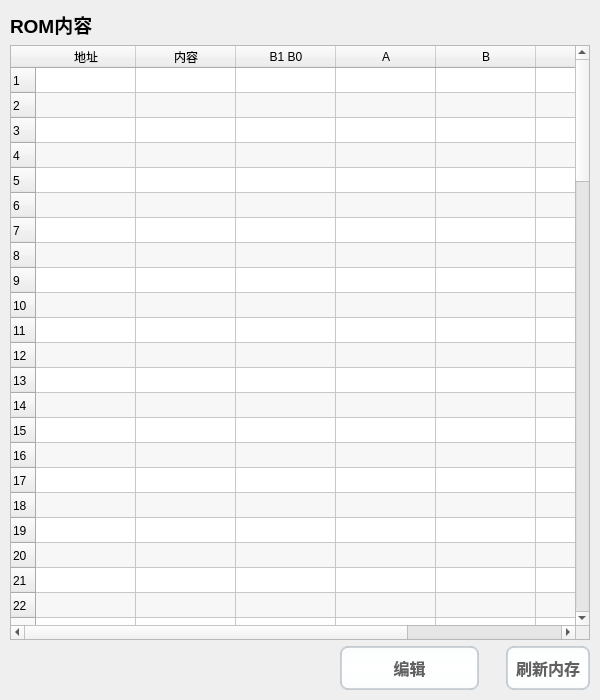
<?xml version="1.0" encoding="UTF-8"?>
<ui version="4.0">
 <class>ROMCheck</class>
 <widget class="QWidget" name="ROMCheck">
  <property name="geometry">
   <rect>
    <x>0</x>
    <y>0</y>
    <width>600</width>
    <height>700</height>
   </rect>
  </property>
  <property name="font">
   <font>
    <pointsize>12</pointsize>
   </font>
  </property>
  <property name="windowTitle">
   <string>ROM内存</string>
  </property>
  <property name="windowIcon">
   <iconset resource="../resource/imagine_res/window_img/win_img.qrc">
    <normaloff>:/win_img/romCheckPannelIcon.png</normaloff>:/win_img/romCheckPannelIcon.png</iconset>
  </property>
  <property name="styleSheet">
   <string notr="true">/*----Pushbotton---*/
QPushButton, QToolButton, QCommandLinkButton{
    padding: 8px 8px;
    border-style: solid;
    border-top-color: qlineargradient(spread:pad, x1:0, y1:0, x2:0, y2:1, stop:0 #c1c9cf, stop:1 #d2d8dd);
    border-right-color: qlineargradient(spread:pad, x1:1, y1:0, x2:0, y2:0, stop:0 #c1c9cf, stop:1 #d2d8dd);
    border-bottom-color: qlineargradient(spread:pad, x1:0, y1:1, x2:0, y2:0, stop:0 #c1c9cf, stop:1 #d2d8dd);
    border-left-color: qlineargradient(spread:pad, x1:0, y1:0, x2:1, y2:0, stop:0 #c1c9cf, stop:1 #d2d8dd);
    border-width: 2px;
    border-radius: 8px;
    color: #616161;
    font-weight: bold;
    background-color: qlineargradient(spread:pad, x1:0.5, y1:0, x2:0.5, y2:1, stop:0 #fbfdfd, stop:0.5 #ffffff, stop:1 #fbfdfd);
}
QPushButton::default, QToolButton::default, QCommandLinkButton::default{
    border: 2px solid transparent;
    color: #FFFFFF;
    background-color: qlineargradient(spread:pad, x1:0.5, y1:0, x2:0.5, y2:1, stop:0 #84afe5, stop:1 #1168e4);
}
QPushButton:hover, QToolButton:hover, QCommandLinkButton:hover{
	
	border-color: rgb(255, 177, 87);
}
QPushButton:pressed, QToolButton:pressed, QCommandLinkButton:pressed{
    color: #aeaeae;
    background-color: qlineargradient(spread:pad, x1:0.5, y1:0, x2:0.5, y2:1, stop:0 #ffffff, stop:0.5 #fbfdfd, stop:1 #ffffff);
}
QPushButton:disabled, QToolButton:disabled, QCommandLinkButton:disabled{
    color: #616161;
    background-color: qlineargradient(spread:pad, x1:0.5, y1:0, x2:0.5, y2:1, stop:0 #dce7eb, stop:0.5 #e0e8eb, stop:1 #dee7ec);
}</string>
  </property>
  <layout class="QGridLayout" name="gridLayout" columnstretch="7,3,0,0">
   <property name="leftMargin">
    <number>10</number>
   </property>
   <property name="topMargin">
    <number>10</number>
   </property>
   <property name="rightMargin">
    <number>10</number>
   </property>
   <property name="bottomMargin">
    <number>10</number>
   </property>
   <item row="3" column="0">
    <spacer name="horizontalSpacer">
     <property name="orientation">
      <enum>Qt::Horizontal</enum>
     </property>
     <property name="sizeHint" stdset="0">
      <size>
       <width>40</width>
       <height>20</height>
      </size>
     </property>
    </spacer>
   </item>
   <item row="3" column="1">
    <widget class="QPushButton" name="edit_btn">
     <property name="text">
      <string>编辑</string>
     </property>
     <property name="checkable">
      <bool>true</bool>
     </property>
    </widget>
   </item>
   <item row="2" column="0" colspan="4">
    <widget class="QTableWidget" name="ROMTable">
     <property name="font">
      <font>
       <pointsize>12</pointsize>
       <bold>false</bold>
      </font>
     </property>
     <property name="autoScrollMargin">
      <number>10</number>
     </property>
     <property name="editTriggers">
      <set>QAbstractItemView::NoEditTriggers</set>
     </property>
     <property name="alternatingRowColors">
      <bool>true</bool>
     </property>
     <property name="rowCount">
      <number>100</number>
     </property>
     <attribute name="horizontalHeaderMinimumSectionSize">
      <number>30</number>
     </attribute>
     <attribute name="horizontalHeaderDefaultSectionSize">
      <number>100</number>
     </attribute>
     <attribute name="verticalHeaderMinimumSectionSize">
      <number>20</number>
     </attribute>
     <attribute name="verticalHeaderDefaultSectionSize">
      <number>25</number>
     </attribute>
     <attribute name="verticalHeaderHighlightSections">
      <bool>true</bool>
     </attribute>
     <row/>
     <row/>
     <row/>
     <row/>
     <row/>
     <row/>
     <row/>
     <row/>
     <row/>
     <row/>
     <row/>
     <row/>
     <row/>
     <row/>
     <row/>
     <row/>
     <row/>
     <row/>
     <row/>
     <row/>
     <row/>
     <row/>
     <row/>
     <row/>
     <row/>
     <row/>
     <row/>
     <row/>
     <row/>
     <row/>
     <row/>
     <row/>
     <row/>
     <row/>
     <row/>
     <row/>
     <row/>
     <row/>
     <row/>
     <row/>
     <row/>
     <row/>
     <row/>
     <row/>
     <row/>
     <row/>
     <row/>
     <row/>
     <row/>
     <row/>
     <row/>
     <row/>
     <row/>
     <row/>
     <row/>
     <row/>
     <row/>
     <row/>
     <row/>
     <row/>
     <row/>
     <row/>
     <row/>
     <row/>
     <row/>
     <row/>
     <row/>
     <row/>
     <row/>
     <row/>
     <row/>
     <row/>
     <row/>
     <row/>
     <row/>
     <row/>
     <row/>
     <row/>
     <row/>
     <row/>
     <row/>
     <row/>
     <row/>
     <row/>
     <row/>
     <row/>
     <row/>
     <row/>
     <row/>
     <row/>
     <row/>
     <row/>
     <row/>
     <row/>
     <row/>
     <row/>
     <row/>
     <row/>
     <row/>
     <row/>
     <column>
      <property name="text">
       <string>地址</string>
      </property>
     </column>
     <column>
      <property name="text">
       <string>内容</string>
      </property>
     </column>
     <column>
      <property name="text">
       <string>B1 B0</string>
      </property>
     </column>
     <column>
      <property name="text">
       <string>A</string>
      </property>
     </column>
     <column>
      <property name="text">
       <string>B</string>
      </property>
     </column>
     <column>
      <property name="text">
       <string>C</string>
      </property>
     </column>
     <column>
      <property name="text">
       <string>下一微地址</string>
      </property>
     </column>
    </widget>
   </item>
   <item row="3" column="3">
    <widget class="QPushButton" name="freshRom">
     <property name="font">
      <font>
       <pointsize>12</pointsize>
       <bold>true</bold>
      </font>
     </property>
     <property name="text">
      <string>刷新内存</string>
     </property>
    </widget>
   </item>
   <item row="0" column="0">
    <widget class="QLabel" name="ROMCheckTitle">
     <property name="font">
      <font>
       <pointsize>14</pointsize>
       <bold>true</bold>
      </font>
     </property>
     <property name="text">
      <string>ROM内容</string>
     </property>
    </widget>
   </item>
   <item row="3" column="2">
    <spacer name="horizontalSpacer_2">
     <property name="orientation">
      <enum>Qt::Horizontal</enum>
     </property>
     <property name="sizeType">
      <enum>QSizePolicy::Fixed</enum>
     </property>
     <property name="sizeHint" stdset="0">
      <size>
       <width>15</width>
       <height>20</height>
      </size>
     </property>
    </spacer>
   </item>
  </layout>
 </widget>
 <resources>
  <include location="../resource/imagine_res/window_img/win_img.qrc"/>
 </resources>
 <connections/>
</ui>
